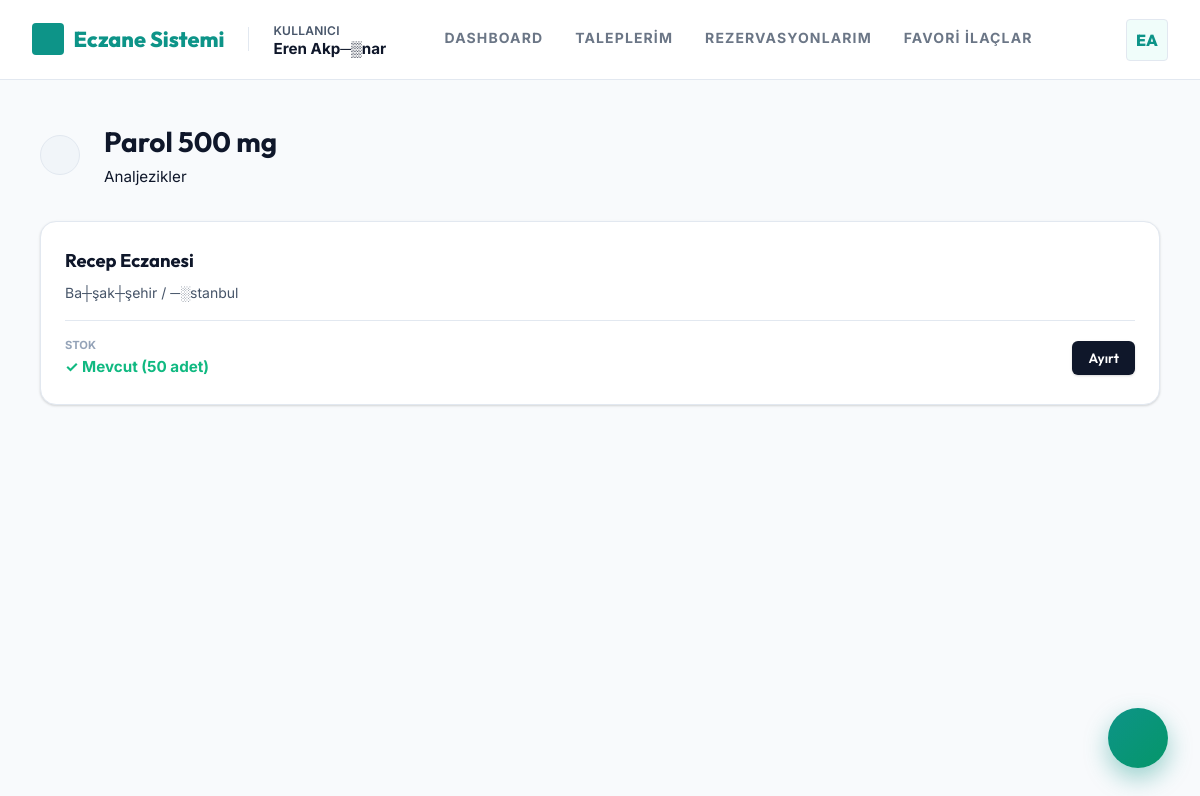
The page /user/find_pharmacy.php?ilac_id=3 (signed in) on the database its author committed.
### tables this page shows
CREATE TABLE `ilaclar` (
  `id` int(11) NOT NULL AUTO_INCREMENT,
  `kategori_id` int(11) NOT NULL,
  `ad` varchar(200) NOT NULL,
  `barkod` varchar(50) DEFAULT NULL,
  `etken_madde` varchar(200) DEFAULT NULL,
  `aciklama` text DEFAULT NULL,
  `resim` varchar(255) DEFAULT NULL,
  `aktif` tinyint(1) NOT NULL DEFAULT 1,
  `olusturma` datetime NOT NULL DEFAULT current_timestamp(),
  PRIMARY KEY (`id`),
  UNIQUE KEY `barkod` (`barkod`),
  KEY `fk_ilac_kategori` (`kategori_id`),
  CONSTRAINT `fk_ilac_kategori` FOREIGN KEY (`kategori_id`) REFERENCES `kategoriler` (`id`) ON UPDATE CASCADE
);

CREATE TABLE `kategoriler` (
  `id` int(11) NOT NULL AUTO_INCREMENT,
  `ad` varchar(150) NOT NULL,
  `aciklama` text DEFAULT NULL,
  `olusturma` datetime NOT NULL DEFAULT current_timestamp(),
  PRIMARY KEY (`id`),
  UNIQUE KEY `ad` (`ad`)
);

CREATE TABLE `stok` (
  `id` int(11) NOT NULL AUTO_INCREMENT,
  `eczane_id` int(11) NOT NULL,
  `ilac_id` int(11) NOT NULL,
  `durum` enum('mevcut','az_stok','tukendi') NOT NULL DEFAULT 'mevcut',
  `guncelleme` datetime NOT NULL DEFAULT current_timestamp() ON UPDATE current_timestamp(),
  `adet` int(11) NOT NULL DEFAULT 0,
  `minimum_adet` int(11) NOT NULL DEFAULT 10,
  PRIMARY KEY (`id`),
  UNIQUE KEY `uk_eczane_ilac` (`eczane_id`,`ilac_id`),
  KEY `fk_stok_ilac` (`ilac_id`),
  CONSTRAINT `fk_stok_eczane` FOREIGN KEY (`eczane_id`) REFERENCES `eczaneler` (`id`) ON DELETE CASCADE ON UPDATE CASCADE,
  CONSTRAINT `fk_stok_ilac` FOREIGN KEY (`ilac_id`) REFERENCES `ilaclar` (`id`) ON DELETE CASCADE ON UPDATE CASCADE
);

CREATE TABLE `eczaneler` (
  `id` int(11) NOT NULL AUTO_INCREMENT,
  `kullanici_id` int(11) NOT NULL,
  `eczane_adi` varchar(200) NOT NULL,
  `adres` text NOT NULL,
  `sehir` varchar(100) NOT NULL,
  `ilce` varchar(100) NOT NULL,
  `telefon` varchar(20) DEFAULT NULL,
  `enlem` decimal(10,8) DEFAULT NULL,
  `boylam` decimal(11,8) DEFAULT NULL,
  `harita_linki` varchar(500) DEFAULT NULL,
  `calisma_saatleri` varchar(100) DEFAULT '09:00 - 19:00',
  `nobetci` tinyint(1) NOT NULL DEFAULT 0,
  `durum` enum('beklemede','onaylandi','reddedildi') NOT NULL DEFAULT 'beklemede',
  `belge_dosyasi` varchar(255) DEFAULT NULL,
  `red_nedeni` text DEFAULT NULL,
  `olusturma` datetime NOT NULL DEFAULT current_timestamp(),
  `guncelleme` datetime NOT NULL DEFAULT current_timestamp() ON UPDATE current_timestamp(),
  `slug` varchar(100) DEFAULT NULL,
  `hakkimizda` text DEFAULT NULL,
  `banner_resmi` varchar(255) DEFAULT NULL,
  `tema_rengi` varchar(7) DEFAULT '#6366f1',
  `vitrin_aktif` tinyint(1) DEFAULT 0,
  PRIMARY KEY (`id`),
  UNIQUE KEY `kullanici_id` (`kullanici_id`),
  UNIQUE KEY `slug` (`slug`),
  CONSTRAINT `fk_eczane_kullanici` FOREIGN KEY (`kullanici_id`) REFERENCES `kullanicilar` (`id`) ON DELETE CASCADE ON UPDATE CASCADE
);

### core/db.php (called while the page is built, shortened)
<?php
class Veritabani {
    private static ?PDO $baglanti = null;
    public static function baglan(): PDO {
        if (self::$baglanti === null) {
            $dsn = "mysql:host=" . DB_HOST . ";port=" . DB_PORT . ";dbname=" . DB_NAME . ";charset=" . DB_CHARSET;
            $secenekler = [
                PDO::ATTR_ERRMODE            => PDO::ERRMODE_EXCEPTION,
                PDO::ATTR_DEFAULT_FETCH_MODE => PDO::FETCH_ASSOC,
                PDO::ATTR_EMULATE_PREPARES   => false,
                PDO::MYSQL_ATTR_INIT_COMMAND => "SET NAMES " . DB_CHARSET . " COLLATE " . DB_CHARSET . "_general_ci",
            ];
            try {
                self::$baglanti = new PDO($dsn, DB_USER, DB_PASS, $secenekler);
            } catch (PDOException $e) {
                error_log("Veritabanı Hatası: " . $e->getMessage());
                die('<div style="font-family:sans-serif; text-align:center; padding:5rem; color:#64748b;">
                    <h1 style="color:#0f172a;">⚠ Veritabanı Bağlantı Hatası</h1>
                    <p>Sistem şu anda geçici bir teknik sorun nedeniyle erişilemez durumda.</p>
                </div>');
            }
        }
        return self::$baglanti;
    }
}
function db(): PDO {
    return Veritabani::baglan();
}

### includes/helpers.php (called while the page is built, shortened)
<?php
if (!function_exists('e')) {
    function e(string $metin): string
    {
        return htmlspecialchars($metin, ENT_QUOTES | ENT_HTML5, 'UTF-8');
    }
}

### user/find_pharmacy.php (the view, shortened to what this page needs)
<?php
require_once __DIR__ . '/../core/db.php';
$ilacId = (int)($_GET['ilac_id'] ?? 0);
$ilac = db()->prepare("
    SELECT i.*, k.ad AS kategori_adi
    FROM ilaclar i
    JOIN kategoriler k ON k.id = i.kategori_id
    WHERE i.id = ?
");
$ilac->execute([$ilacId]);
$ilac = $ilac->fetch();
$stmt = db()->prepare("
    SELECT e.*, s.durum AS stok_durumu, s.adet
    FROM eczaneler e
    JOIN stok s ON s.eczane_id = e.id
    WHERE s.ilac_id = ?
      AND e.durum = 'onaylandi'
      AND s.durum != 'tukendi'
    ORDER BY e.nobetci DESC, e.eczane_adi ASC
");
$stmt->execute([$ilacId]);
$eczaneler = $stmt->fetchAll();
include __DIR__ . '/../includes/header.php';
?>
<main class="ana-icerik">
    <div style="display:flex; align-items:center; gap:1.5rem; margin-bottom:2rem;">
        <a href="javascript:history.back()" class="btn btn-gri"
           style="border-radius:50%; width:40px; height:40px; padding:0; display:flex; align-items:center; justify-content:center;">
        </a>
        <div>
            <h1 style="margin:0; font-size:1.75rem;"><?= e($ilac['ad']) ?></h1>
            <span class="rozet rozet-mavi"><?= e($ilac['kategori_adi']) ?></span>
        </div>
    </div>
    <?php if (empty($eczaneler)): ?>
        <div class="kart" style="padding:5rem 2rem; text-align:center;">
            <div style="font-size:3rem; color:var(--metin-uc); margin-bottom:1rem;"><?= svgIkon('pill') ?></div>
            <h2>Stokta Bulunamadı</h2>
            <p style="color:var(--metin-ikincil); max-width:480px; margin:0 auto 2rem;">
                Bu ilaç şu an hiçbir eczanenin stoğunda mevcut görünmüyor.
            </p>
            <a href="index.php" class="btn btn-birincil">Panele Dön</a>
        </div>
    <?php else: ?>
        <div style="display:grid; grid-template-columns:repeat(auto-fit, minmax(320px,1fr)); gap:1.5rem;">
            <?php foreach ($eczaneler as $e): ?>
                <div class="kart" style="margin:0; position:relative; transition:var(--gecis);">
                    <div style="padding:1.5rem;">
                        <h3 style="margin:0 0 .4rem; font-size:1.15rem;"><?= e($e['eczane_adi']) ?></h3>
                        <p style="margin:0 0 1rem; font-size:.875rem; color:var(--metin-ikincil); display:flex; gap:.4rem; align-items:flex-start;">
                            <?= e($e['ilce']) ?> / <?= e($e['sehir']) ?>
                        </p>
                        <div style="display:flex; justify-content:space-between; align-items:center; padding-top:1rem; border-top:1px solid var(--kenar-rengi);">
                            <div>
                                <span style="font-size:.7rem; color:var(--metin-uc); font-weight:700; text-transform:uppercase; display:block;">Stok</span>
                                <strong style="color:<?= $e['stok_durumu'] === 'mevcut' ? '#10b981' : '#f59e0b' ?>">
                                    <?= $e['stok_durumu'] === 'mevcut' ? '✓ Mevcut' : '⚠ Az Stok' ?>
                                    (<?= (int)$e['adet'] ?> adet)
                                </strong>
                            </div>
                            <div style="display:flex; gap:.5rem;">
                                <button onclick="ayirt(<?= $e['id'] ?>, <?= $ilacId ?>)"
                                        class="btn btn-birincil btn-sm">
                                    Ayırt
                                </button>
                            </div>
                        </div>
                    </div>
                </div>
            <?php endforeach; ?>
        </div>
    <?php endif; ?>
</main>
<?php include __DIR__ . '/../includes/footer.php'; ?>

### assets/css/style.css (style rules this page uses)
:root { --font-govde: 'Inter', system-ui, -apple-system, sans-serif; --font-baslik: 'Outfit', 'Inter', system-ui, sans-serif; --renk-birincil: #0d9488; --renk-birincil-koyu: #0f766e; --renk-birincil-acik: #f0fdfa; --renk-ikincil: #0f172a; --renk-ikincil-acik: #f8fafc; --arkaplan: #f8fafc; --arkaplan-kart: #ffffff; --arkaplan-duz: #ffffff; --arkaplan-hover: #f1f5f9; --kenar-rengi: #e2e8f0; --metin-birincil: #0f172a; --metin-ikincil: #475569; --metin-uc: #94a3b8; --renk-basari: #10b981; --renk-basari-bg: #ecfdf5; --renk-uyari: #f59e0b; --renk-uyari-bg: #fffbeb; --renk-tehlike: #ef4444; --renk-tehlike-bg: #fef2f2; --renk-bilgi: #3b82f6; --renk-bilgi-bg: #eff6ff; --golge-hafif: 0 1px 3px 0 rgba(0, 0, 0, 0.1), 0 1px 2px 0 rgba(0, 0, 0, 0.06); --golge-orta: 0 4px 6px -1px rgba(0, 0, 0, 0.1), 0 2px 4px -1px rgba(0, 0, 0, 0.06); --golge-koyu: 0 10px 15px -3px rgba(0, 0, 0, 0.1), 0 4px 6px -2px rgba(0, 0, 0, 0.05); --yaricap-sm: 6px; --yaricap: 10px; --yaricap-lg: 16px; --yaricap-pill: 9999px; --gecis: all 0.3s cubic-bezier(0.4, 0, 0.2, 1); --gecis-hizli: all 0.15s ease; --sidebar-genislik: 280px; --navbar-yukseklik: 80px; }
*, *::before, *::after { box-sizing: border-box; margin: 0; padding: 0; }
html { scroll-behavior: smooth; }
body { font-family: var(--font-govde); color: var(--metin-birincil); line-height: 1.6; font-size: 0.95rem; -webkit-font-smoothing: antialiased; transition: background 0.4s ease, color 0.4s ease; background: var(--arkaplan); }
h1, h2, h3, h4, h5, h6 { font-family: var(--font-baslik); color: var(--metin-birincil); }
a { color: var(--renk-ikincil); text-decoration: none; transition: var(--gecis-hizli); }
.ana-icerik { flex: 1; padding: 2.5rem; }
.kart { border-radius: var(--yaricap-lg); background: var(--arkaplan-kart); padding: 0; border: 1px solid var(--kenar-rengi); box-shadow: var(--golge-hafif); margin-bottom: 2rem; overflow: hidden; transition: transform 0.3s ease, box-shadow 0.3s ease, border-color 0.3s ease; }
.btn { display: inline-flex; align-items: center; justify-content: center; gap: 0.6rem; padding: 0.75rem 1.5rem; border-radius: var(--yaricap-sm); font-weight: 600; font-size: 0.95rem; border: none; cursor: pointer; transition: var(--gecis); font-family: var(--font-baslik); position: relative; overflow: hidden; box-shadow: var(--golge-hafif); }
.btn-sm { padding: 0.5rem 1rem; font-size: 0.85rem; border-radius: 6px; }
.btn-birincil { background: var(--renk-ikincil); color: #fff; }
.btn-gri { background: var(--arkaplan-hover); color: var(--metin-birincil); box-shadow: none; border: 1px solid var(--kenar-rengi); }
:root { --auth-font-main: 'Inter', system-ui, -apple-system, sans-serif; --auth-font-heading: 'Inter', sans-serif; --auth-radius-lg: 12px; --auth-radius-md: 8px; --auth-radius-sm: 4px; --auth-accent: #0d9488; --auth-accent-hover: #0f766e; --auth-accent-glow: rgba(13, 148, 136, 0.1); --auth-accent-secondary: #0f172a; --auth-success: #16a34a; --auth-bg: #f8fafc; --auth-surface: #ffffff; --auth-surface-hover: #f1f5f9; --auth-border: #e2e8f0; --auth-text-main: #0f172a; --auth-text-muted: #475569; --auth-input-bg: #ffffff; --auth-input-border: #cbd5e1; --auth-card-shadow: 0 4px 6px -1px rgba(0, 0, 0, 0.1), 0 2px 4px -2px rgba(0, 0, 0, 0.1); --auth-glass-blur: 0px; --auth-blob-opacity: 0; --auth-brand-bg: #f1f5f9; --auth-heading-grad: #0f172a; }

### rows shown on the page
ilaclar: ad "Parol 500 mg", kategori.ad "Analjezikler"
stok: eczane.eczane_adi "Recep Eczanesi", eczane.ilce "Ba┼şak┼şehir", eczane.sehir "─░stanbul", durum "✓ Mevcut", adet "50"

### other values the page prints
APP_NAME "Eczane Sistemi"
rolAdi($rol) "KULLANICI"
$_SESSION['kullanici_ad'] "Eren Akp─▒nar"
$item['label'] "DASHBOARD"
$item['label'] "TALEPLERIM"
$item['label'] "REZERVASYONLARIM"
$item['label'] "FAVORI İLAÇLAR"
initialsAvatar($_SESSION['kullanici_ad'] ?? 'U') "EA"
